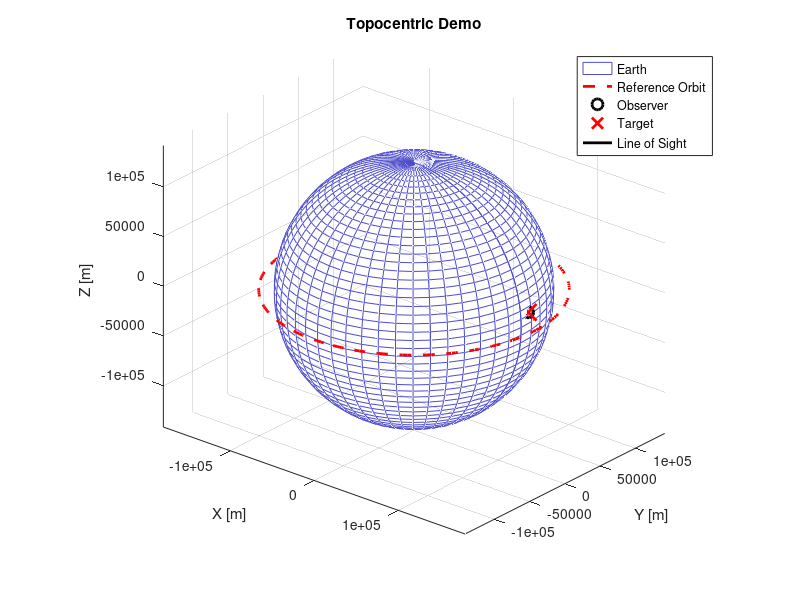

Source code (MATLAB):
% % % % By Shireen Fathy
% % % % This shows how to see a target from a point on Earth

function simple_topocentric_demo()
% % %  User Inputs 
fprintf(" Shireen please enter the data \n")
    lat = input('Enter latitude (deg): ');   %latitude on Earth
    lon = input('Enter longitude (deg): '); % longitude on Earth
    h   = input('Enter altitude (m): ');  % height from sea level
    A   = input('Azimuth (deg): ');  % which direction is the target (0=N,90=E)
    el  = input('Elevation (deg): ');  % how high is the target in the sky
    rng = input('Range (m): '); % distance to the target
% % % Earth Parameters
    Re = 6378137;  % radius of Earth in meters 
    f  = 1/298.257;  % how squished is the Earth (flattening)
% % % Compute Positions
    R_ecef   = geodetic2ecef(lat, lon, h, Re, f);  % my position in 3d space
    rho_ecef = azelrange2ecef(A, el, rng, lat, lon);   % target vector from me
    r_ecef   = R_ecef + rho_ecef; % target absolute position
% % % %  Plotting 
    figure; hold on; grid on; axis equal;
    scale = 1/50;
    Re_vis = Re*scale;   % shrink everything to see it better

% --- Plot Earth as a sphere ---
    [Xe,Ye,Ze] = sphere(50);
    mesh(Re_vis*Xe, Re_vis*Ye, Re_vis*Ze, ...
        'EdgeColor',[0.3 0.3 0.8], 'FaceAlpha',0); % just the outline, looks like a globe
% --- Plot a simple circular orbit for fun ---
    theta = linspace(0,2*pi,200);
    r_orbit = (Re+700e3)*scale; % 700 km above Earth
    plot3(r_orbit*cos(theta), r_orbit*sin(theta), zeros(size(theta)),'r--','LineWidth',2);

% --- Plot me and the target ---
    plot3(R_ecef(1)*scale,R_ecef(2)*scale,R_ecef(3)*scale,'ko','MarkerSize',8,'LineWidth',2); % me = black dot
    plot3(r_ecef(1)*scale,r_ecef(2)*scale,r_ecef(3)*scale,'rx','MarkerSize',12,'LineWidth',2); % target = red X

    % --- Draw line from me to the target ---
    plot3([R_ecef(1) r_ecef(1)]*scale, ...
          [R_ecef(2) r_ecef(2)]*scale, ...
          [R_ecef(3) r_ecef(3)]*scale,'k-','LineWidth',2); % my line of sight

 % Labels and Title 
    xlabel('X [m]'); ylabel('Y [m]'); zlabel('Z [m]'); % axes labels
    title(' Topocentric Demo '); % fun title
    legend('Earth','Reference Orbit','Observer','Target','Line of Sight','Location','best');

    view(40,25); % nice angle to see everything
end

% % % % % % %  Helper Functions
function R_ecef = geodetic2ecef(phi, lambda, H, Re, f)
    % this function convert lat/lon/alt to X,Y,Z (ECEF)
    phi = deg2rad(phi); lambda = deg2rad(lambda);
    e2 = f*(2-f);
    N = Re ./ sqrt(1 - e2*sin(phi).^2);
    X = (N+H).*cos(phi).*cos(lambda);
    Y = (N+H).*cos(phi).*sin(lambda);
    Z = (N*(1-e2)+H).*sin(phi);
    R_ecef = [X;Y;Z]; % return as a column vector
end

function rho_ecef = azelrange2ecef(A, el, rng, phi, lambda)
    % this function convert azimuth/elevation/range to a 3D vector in ECEF
    A=deg2rad(A); el=deg2rad(el); phi=deg2rad(phi); lambda=deg2rad(lambda);
    E = rng*cos(el).*sin(A);
    N = rng*cos(el).*cos(A);
    U = rng*sin(el);
    sL=sin(lambda); cL=cos(lambda); sP=sin(phi); cP=cos(phi);
    T=[-sL cL 0; -sP*cL -sP*sL cP; cP*cL cP*sL sP];
    rho_ecef=T*[E;N;U]; % final vector from observer to target
end

